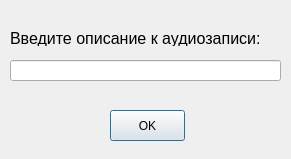
<?xml version="1.0" encoding="UTF-8"?>
<ui version="4.0">
 <class>Dialog</class>
 <widget class="QDialog" name="Dialog">
  <property name="geometry">
   <rect>
    <x>0</x>
    <y>0</y>
    <width>291</width>
    <height>159</height>
   </rect>
  </property>
  <property name="windowTitle">
   <string>Описание</string>
  </property>
  <widget class="QLineEdit" name="lineEdit">
   <property name="geometry">
    <rect>
     <x>10</x>
     <y>60</y>
     <width>271</width>
     <height>21</height>
    </rect>
   </property>
  </widget>
  <widget class="QLabel" name="label">
   <property name="geometry">
    <rect>
     <x>10</x>
     <y>30</y>
     <width>251</width>
     <height>16</height>
    </rect>
   </property>
   <property name="font">
    <font>
     <pointsize>12</pointsize>
    </font>
   </property>
   <property name="text">
    <string>Введите описание к аудиозаписи:</string>
   </property>
  </widget>
  <widget class="QPushButton" name="pushButton">
   <property name="geometry">
    <rect>
     <x>110</x>
     <y>110</y>
     <width>75</width>
     <height>31</height>
    </rect>
   </property>
   <property name="text">
    <string>OK</string>
   </property>
  </widget>
 </widget>
 <resources/>
 <connections/>
</ui>
